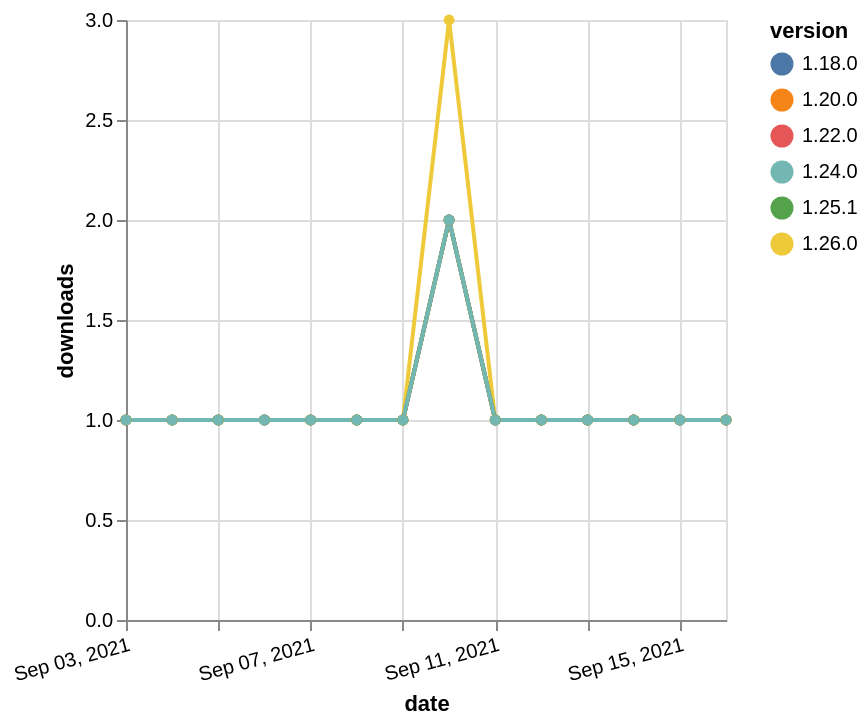

Write the Vega-Lite specification saved for this chart.
### Vega-Lite specification from a JSON file in a GitHub repository (floating-point values rounded to 4 significant figures)
{"$schema": "https://vega.github.io/schema/vega-lite/v5.json", "description": "A simple bar chart with embedded data.", "data": {"values": [{"date": "2021-09-03", "total": 209, "delta": 1, "version": "1.18.0"}, {"date": "2021-09-04", "total": 210, "delta": 1, "version": "1.18.0"}, {"date": "2021-09-05", "total": 211, "delta": 1, "version": "1.18.0"}, {"date": "2021-09-06", "total": 212, "delta": 1, "version": "1.18.0"}, {"date": "2021-09-07", "total": 213, "delta": 1, "version": "1.18.0"}, {"date": "2021-09-08", "total": 214, "delta": 1, "version": "1.18.0"}, {"date": "2021-09-09", "total": 215, "delta": 1, "version": "1.18.0"}, {"date": "2021-09-10", "total": 217, "delta": 2, "version": "1.18.0"}, {"date": "2021-09-11", "total": 218, "delta": 1, "version": "1.18.0"}, {"date": "2021-09-12", "total": 219, "delta": 1, "version": "1.18.0"}, {"date": "2021-09-13", "total": 220, "delta": 1, "version": "1.18.0"}, {"date": "2021-09-14", "total": 221, "delta": 1, "version": "1.18.0"}, {"date": "2021-09-15", "total": 222, "delta": 1, "version": "1.18.0"}, {"date": "2021-09-16", "total": 223, "delta": 1, "version": "1.18.0"}, {"date": "2021-09-03", "total": 173, "delta": 1, "version": "1.22.0"}, {"date": "2021-09-04", "total": 174, "delta": 1, "version": "1.22.0"}, {"date": "2021-09-05", "total": 175, "delta": 1, "version": "1.22.0"}, {"date": "2021-09-06", "total": 176, "delta": 1, "version": "1.22.0"}, {"date": "2021-09-07", "total": 177, "delta": 1, "version": "1.22.0"}, {"date": "2021-09-08", "total": 178, "delta": 1, "version": "1.22.0"}, {"date": "2021-09-09", "total": 179, "delta": 1, "version": "1.22.0"}, {"date": "2021-09-10", "total": 181, "delta": 2, "version": "1.22.0"}, {"date": "2021-09-11", "total": 182, "delta": 1, "version": "1.22.0"}, {"date": "2021-09-12", "total": 183, "delta": 1, "version": "1.22.0"}, {"date": "2021-09-13", "total": 184, "delta": 1, "version": "1.22.0"}, {"date": "2021-09-14", "total": 185, "delta": 1, "version": "1.22.0"}, {"date": "2021-09-15", "total": 186, "delta": 1, "version": "1.22.0"}, {"date": "2021-09-16", "total": 187, "delta": 1, "version": "1.22.0"}, {"date": "2021-09-03", "total": 166, "delta": 1, "version": "1.26.0"}, {"date": "2021-09-04", "total": 167, "delta": 1, "version": "1.26.0"}, {"date": "2021-09-05", "total": 168, "delta": 1, "version": "1.26.0"}, {"date": "2021-09-06", "total": 169, "delta": 1, "version": "1.26.0"}, {"date": "2021-09-07", "total": 170, "delta": 1, "version": "1.26.0"}, {"date": "2021-09-08", "total": 171, "delta": 1, "version": "1.26.0"}, {"date": "2021-09-09", "total": 172, "delta": 1, "version": "1.26.0"}, {"date": "2021-09-10", "total": 175, "delta": 3, "version": "1.26.0"}, {"date": "2021-09-11", "total": 176, "delta": 1, "version": "1.26.0"}, {"date": "2021-09-12", "total": 177, "delta": 1, "version": "1.26.0"}, {"date": "2021-09-13", "total": 178, "delta": 1, "version": "1.26.0"}, {"date": "2021-09-14", "total": 179, "delta": 1, "version": "1.26.0"}, {"date": "2021-09-15", "total": 180, "delta": 1, "version": "1.26.0"}, {"date": "2021-09-16", "total": 181, "delta": 1, "version": "1.26.0"}, {"date": "2021-09-03", "total": 279, "delta": 1, "version": "1.20.0"}, {"date": "2021-09-04", "total": 280, "delta": 1, "version": "1.20.0"}, {"date": "2021-09-05", "total": 281, "delta": 1, "version": "1.20.0"}, {"date": "2021-09-06", "total": 282, "delta": 1, "version": "1.20.0"}, {"date": "2021-09-07", "total": 283, "delta": 1, "version": "1.20.0"}, {"date": "2021-09-08", "total": 284, "delta": 1, "version": "1.20.0"}, {"date": "2021-09-09", "total": 285, "delta": 1, "version": "1.20.0"}, {"date": "2021-09-10", "total": 287, "delta": 2, "version": "1.20.0"}, {"date": "2021-09-11", "total": 288, "delta": 1, "version": "1.20.0"}, {"date": "2021-09-12", "total": 289, "delta": 1, "version": "1.20.0"}, {"date": "2021-09-13", "total": 290, "delta": 1, "version": "1.20.0"}, {"date": "2021-09-14", "total": 291, "delta": 1, "version": "1.20.0"}, {"date": "2021-09-15", "total": 292, "delta": 1, "version": "1.20.0"}, {"date": "2021-09-16", "total": 293, "delta": 1, "version": "1.20.0"}, {"date": "2021-09-03", "total": 141, "delta": 1, "version": "1.25.1"}, {"date": "2021-09-04", "total": 142, "delta": 1, "version": "1.25.1"}, {"date": "2021-09-05", "total": 143, "delta": 1, "version": "1.25.1"}, {"date": "2021-09-06", "total": 144, "delta": 1, "version": "1.25.1"}, {"date": "2021-09-07", "total": 145, "delta": 1, "version": "1.25.1"}, {"date": "2021-09-08", "total": 146, "delta": 1, "version": "1.25.1"}, {"date": "2021-09-09", "total": 147, "delta": 1, "version": "1.25.1"}, {"date": "2021-09-10", "total": 149, "delta": 2, "version": "1.25.1"}, {"date": "2021-09-11", "total": 150, "delta": 1, "version": "1.25.1"}, {"date": "2021-09-12", "total": 151, "delta": 1, "version": "1.25.1"}, {"date": "2021-09-13", "total": 152, "delta": 1, "version": "1.25.1"}, {"date": "2021-09-14", "total": 153, "delta": 1, "version": "1.25.1"}, {"date": "2021-09-15", "total": 154, "delta": 1, "version": "1.25.1"}, {"date": "2021-09-16", "total": 155, "delta": 1, "version": "1.25.1"}, {"date": "2021-09-03", "total": 144, "delta": 1, "version": "1.24.0"}, {"date": "2021-09-04", "total": 145, "delta": 1, "version": "1.24.0"}, {"date": "2021-09-05", "total": 146, "delta": 1, "version": "1.24.0"}, {"date": "2021-09-06", "total": 147, "delta": 1, "version": "1.24.0"}, {"date": "2021-09-07", "total": 148, "delta": 1, "version": "1.24.0"}, {"date": "2021-09-08", "total": 149, "delta": 1, "version": "1.24.0"}, {"date": "2021-09-09", "total": 150, "delta": 1, "version": "1.24.0"}, {"date": "2021-09-10", "total": 152, "delta": 2, "version": "1.24.0"}, {"date": "2021-09-11", "total": 153, "delta": 1, "version": "1.24.0"}, {"date": "2021-09-12", "total": 154, "delta": 1, "version": "1.24.0"}, {"date": "2021-09-13", "total": 155, "delta": 1, "version": "1.24.0"}, {"date": "2021-09-14", "total": 156, "delta": 1, "version": "1.24.0"}, {"date": "2021-09-15", "total": 157, "delta": 1, "version": "1.24.0"}, {"date": "2021-09-16", "total": 158, "delta": 1, "version": "1.24.0"}]}, "width": "container", "mark": {"type": "line", "point": {"filled": true}}, "encoding": {"x": {"field": "date", "type": "temporal", "timeUnit": "yearmonthdate", "title": "date", "axis": {"labelAngle": -15}}, "y": {"field": "delta", "type": "quantitative", "title": "downloads"}, "color": {"field": "version", "type": "nominal"}, "tooltip": {"field": "delta"}}}
